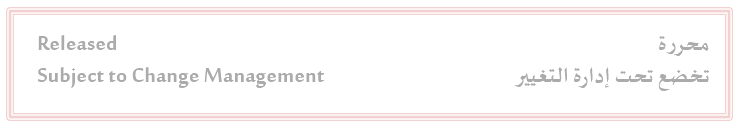
#> input picture assets/teststamp.bmp, 738 x 129 px
$ python -i pdf_operations.py   (imports and definitions only)
#> lines starting #> are read from the running program, lines starting #| are printed output that depends on the picture
### core/constants.py
from __future__ import annotations

from core.utils import resolve_path


# Debounce delay in milliseconds for preview updates
DEBOUNCE_DELAY_MS = 150

# ============================================================
# APPLICATION CONSTANTS
# ============================================================

APP_TITLE = "Madany's PDF Batcher 1.2.1"
WINDOW_WIDTH = 1500
WINDOW_HEIGHT = 900
PROGRESS_DIALOG_WIDTH = 400
PROGRESS_DIALOG_HEIGHT = 130
LEFT_PANEL_MIN_WIDTH = 300
RIGHT_PANEL_MIN_WIDTH = 400
SPLITTER_INITIAL_SIZES = [1000, 400]
NAV_SPINBOX_WIDTH = 65
PAGE_INFO_LABEL_WIDTH = 250
TEXT_INPUT_HEIGHT = 80
PASSWORD_TOGGLE_WIDTH = 45
TREE_SIZE_COLUMN_WIDTH = 60
FILENAME_TRUNCATE_LENGTH = 50
THREAD_SLEEP_PER_FILE = 0.01
THREAD_SLEEP_PER_PAGE = 0.001
PTS_PER_MM = 72.0 / 25.4
DEFAULT_PAPER_KEY = ("A4", "portrait")
OVERWRITE_DIALOG_MIN_WIDTH = 500
OVERWRITE_DIALOG_MIN_HEIGHT = 300
MAX_ERRORS_DISPLAYED = 5
TIMESTAMP_UPDATE_INTERVAL_MS = 1000
STAMP_IMAGE_FILTERS = "Image Files (*.png *.jpg *.jpeg *.bmp);;All Files (*.*)"
PREVIEW_ZOOM_BASE = 1.5
PREVIEW_ZOOM_MIN = 0.25
PREVIEW_ZOOM_MAX = 4.0
PREVIEW_ZOOM_STEP = 0.25
PREVIEW_ZOOM_DEFAULT = 1.0
ZOOM_BTN_WIDTH = 30
ZOOM_LABEL_WIDTH = 50
ZOOM_FIT_BTN_WIDTH = 35
TOGGLE_BTN_WIDTH = 90
CANCEL_BTN_WIDTH = 100
STATUS_LABEL_MIN_HEIGHT = 35

PDF_SAVE_OPTIONS = {"garbage": 0, "deflate": True, "clean": True}

# ============================================================
# PAPER DEFINITIONS
# ============================================================

PAPER_DEFINITIONS = {
    "A3": {
        "portrait": {
            "w": 842,
            "h": 1191,
            "label": "A3 × Portrait",
        },
        "landscape": {
            "w": 1191,
            "h": 842,
            "label": "A3 × Landscape",
        },
    },
    "A4": {
        "portrait": {
            "w": 595,
            "h": 842,
            "label": "A4 × Portrait",
        },
        "landscape": {
            "w": 842,
            "h": 595,
            "label": "A4 × Landscape",
        },
    },
    "A5": {
        "portrait": {
            "w": 420,
            "h": 595,
            "label": "A5 × Portrait",
        },
        "landscape": {
            "w": 595,
            "h": 420,
            "label": "A5 × Landscape",
        },
    },
    "US Letter": {
        "portrait": {
            "w": 612,
            "h": 792,
            "label": "US Letter × Portrait",
        },
        "landscape": {
            "w": 792,
            "h": 612,
            "label": "US Letter × Landscape",
        },
    },
    "US Legal": {
        "portrait": {
            "w": 612,
            "h": 1008,
            "label": "US Legal × Portrait",
        },
        "landscape": {
            "w": 1008,
            "h": 612,
            "label": "US Legal × Landscape",
        },
    },
    "Tabloid": {
        "portrait": {
            "w": 792,
            "h": 1224,
            "label": "Tabloid × Portrait",
        },
        "landscape": {
            "w": 1224,
            "h": 792,
            "label": "Tabloid × Landscape",
        },
    },
    # Generic catch-all for unknown sizes.
    # Dimensions match A4 for visualization purposes in the config dialog.
    "Unknown": {
        "portrait": {
            "w": 595,
            "h": 842,
            "label": "Generic × Portrait",
        },
        "landscape": {
            "w": 842,
            "h": 595,
            "label": "Generic × Landscape",
        },
    },
}

# Tolerance in points when comparing PDF page sizes
DIMENSION_TOLERANCE = 10

# ============================================================
# DERIVED PAPER STRUCTURES
# ============================================================

ALL_PAPER_KEYS: list[tuple[str, str]] = []
KEY_TO_LABEL: dict[tuple[str, str], str] = {}
LABEL_TO_KEY: dict[str, tuple[str, str]] = {}

for family, modes in PAPER_DEFINITIONS.items():
    for mode, info in modes.items():
        key = (family, mode)
        label = info["label"]
        ALL_PAPER_KEYS.append(key)
        KEY_TO_LABEL[key] = label
        LABEL_TO_KEY[label] = key

ALL_PAPER_LABELS = [KEY_TO_LABEL[k] for k in ALL_PAPER_KEYS]

# ============================================================
# POSITION PRESETS
# ============================================================

POSITION_PRESETS = [
    "Top Left", "Top Center", "Top Right",
    "Center Left", "Center", "Center Right",
    "Bottom Left", "Bottom Center", "Bottom Right",
]

# ============================================================
# DEFAULTS
# ============================================================

DEFAULT_TEXT_CONFIG = {
    "font_family": "Arial",
    "bold": False,
    "italic": False,
    "underline": False,
    "strike": False,
    "font_size": 12,
    "pad_x": 3,
    "pad_y": 3,
    "line_gap": 0,
    "text_color": "#000000",
    "text_opacity": 100,
    "bg_color": "#ffff00",
    "bg_opacity": 0,
    "h_margin": 10,
    "v_margin": 10,
    "position": "Top Left",
}

# Timestamp defaults: Explicit definition (not using .copy())
DEFAULT_TIMESTAMP_CONFIG = {
    "font_family": "Arial",
    "bold": False,
    "italic": False,
    "underline": False,
    "strike": False,
    "font_size": 10,
    "pad_x": 3,
    "pad_y": 3,
    "line_gap": 0,
    "text_color": "#000000",
    "text_opacity": 100,
    "bg_color": "#ffff00",
    "bg_opacity": 0,
    "h_margin": 10,
    "v_margin": 10,
    "position": "Bottom Right",
}

TIMESTAMP_FORMATS = [
    ("Full Date", "%A, %B %d, %Y"),                 # Tuesday, December 02, 2025
    ("Full Date Time", "%A, %B %d, %Y %I:%M %p"),   # Tuesday, December 02, 2025 9:36 AM
    ("Long Date Time", "%A, %B %d, %Y %I:%M:%S %p"),# Tuesday, December 02, 2025 9:36:16 AM
    ("Short Date Time", "%m/%d/%Y %I:%M %p"),       # 12/02/2025 9:36 AM
    ("Month Year", "%B %Y"),                        # December 2025
]

DEFAULT_STAMP_CONFIG = {
    "stamp_width_mm": 150.0,
    "stamp_height_mm": 150.0,
    "maintain_aspect": True,
    "stamp_rotation": 90,     # Requested rotation
    "stamp_opacity": 100,
    "h_margin": 10,
    "v_margin": 10,
    "position": "Center Right", # Requested position
}

# ============================================================
# FONT FAMILY DEFINITIONS
# ============================================================

# [21 lines left out: function get_font_families, not called in this run]

# ============================================================
# DEFAULT APP CONFIGURATION
# ============================================================

# These defaults are used when creating a new config.ini file
# or when values are missing from an existing config.
DEFAULT_APP_CONFIG = {
    "General": {
        "default_preset": "",  # Name of preset to auto-load on startup
        # Placeholder for future settings
        # "theme": "system",
        # "language": "en",
        # "auto_save": "false",
    },
    # Placeholder sections for future expansion
    # "Paths": {
    #     "last_input_folder": "",
    #     "last_output_folder": "",
    # },
    # "UI": {
    #     "window_width": "1500",
    #     "window_height": "900",
    #     "splitter_position": "1000",
    # },
}

# ============================================================
# HELPERS
# ============================================================

# [16 lines left out: function detect_paper_key, not called in this run]

# ============================================================
# SUBSTITUTION DEFINITIONS
# ============================================================

SUBSTITUTION_DEFINITIONS = [
    {
        "name": "PartNumber",
        "description": "7-digit Part Identifier",
        "regex": r"(?<!\d)(?P<PartNumber>\d{7})(?=[-\s]|$)",
    },
    {
        "name": "Version",
        "description": "4-Digit Part Version",
        "regex": r"(?<=-)\s*(?P<Version>\d{4})(?=[-\s]|$)",
    },
    {
        "name": "DocType",
        "description": "3-Digit Document Type",
        "regex": r"(?<=-)\s*(?P<DocType>\d{3})(?=[-\s]|$)",
    },
    {
        "name": "TabNumber",
        "description": "2-Digit Tab Number",
        "regex": r"(?<=-)\s*(?P<TabNumber>\d{2})(?=\s|$)",
    },
    {
        "name": "Revision",
        "description": "2-Character Document Revision",
        "regex": r"REV\s+(?P<Revision>[A-Z]{2})(?=\s|$)",
    },
    {
        "name": "Title",
        "description": "Full Part Name",
        "regex": r"REV\s+[A-Z]{2}\s+(?P<Title>.+)$",
    },
    {
        "name": "DocNumber",
        "description": "Full Document Number",
        "regex": r"(?P<DocNumber>\d{7}[-\d]*\s+REV\s+[A-Z]{2})",
    },
]

### core/pdf_operations.py
from __future__ import annotations
from typing import Dict, Set, Tuple, Optional, Any
from PIL import Image, ImageEnhance

import io
import fitz  # PyMuPDF

from core.anchor import compute_anchor_for_pdf
from core.constants import detect_paper_key, PTS_PER_MM


# ------------------------------------------------------------------
# Module-level utilities (shared by preview and batch processing)
# ------------------------------------------------------------------

# [62 lines left out: functions get_page_dim_corrected, resolve_config_for_page, parse_custom_pages, check_page_selection, not called in this run]

# Default constants
DEFAULT_PAD_X = 3
DEFAULT_PAD_Y = 3


class PDFOperations:
    """Handles PDF text insertion using PyMuPDF with optional background, underline, and strike."""

    def __init__(self) -> None:
        # Cache PyMuPDF Font objects by key (fontfile path or base14 name)
        self._font_cache: Dict[str, fitz.Font] = {}

    # ------------------------------------------------------------------
    # Color Helpers
    # ------------------------------------------------------------------
    # [302 lines left out: functions hex_to_rgb, get_font, resolve_font_path, _calculate_vertical_metrics, compute_text_block_metrics, insert_text_with_background and 2 more, not called in this run]

    # ------------------------------------------------------------------
    # Stamp Processing
    # ------------------------------------------------------------------
    def process_stamp_image(
        self,
        stamp_path: str,
        max_pixels: int = 2000, # Increased cap, but utilized differently
        opacity: float = 1.0,
    ) -> bytes:
        """
        Process stamp image and return PNG bytes.
        OPTIMIZED: Faster compression, smarter resizing to prevent memory spikes.
        """
#> called with stamp_path = '../assets/teststamp.bmp', max_pixels = 2000, opacity = 1
        try:
            with Image.open(stamp_path) as img:
#> img is the input picture: PIL image 738x129 RGBA; mean R, G, B, A 251.4, 248.2, 248.2, 44.8
                if img.mode != 'RGBA':
                    img = img.convert('RGBA')

                w, h = img.size
#> w = 738; h = 129

                # --- OPTIMIZATION 1: Smart Resizing ---
                # Only upscale if image is tiny (blurry text).
                # Don't upscale if it's already decent quality (e.g. > 500px).
                # Cap the maximum size to prevent memory crashes.

                target_scale = 1.0
                if w < 1000 or h < 1000:
                    # It's small, let's upscale it to look crisp
                    target_scale = 3.0

                if target_scale > 1.0:
                    # Use premultiplied alpha for clean resizing
                    img = img.convert('RGBa')
#> img: PIL image 738x129 RGBa
                    new_w = int(w * target_scale)
#> new_w = 2214
                    new_h = int(h * target_scale)
#> new_h = 387
                    img = img.resize((new_w, new_h), resample=Image.Resampling.BILINEAR)
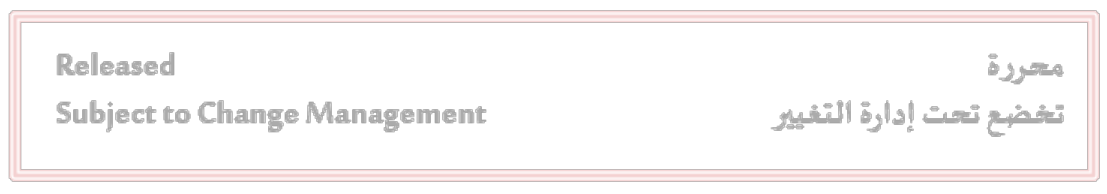
#> img: PIL image 2214x387 RGBa (shown at 1/2 size); mean R, G, B, A 41.3, 38.1, 38.1, 44.8; transparent parts drawn white
                    img = img.convert('RGBA')
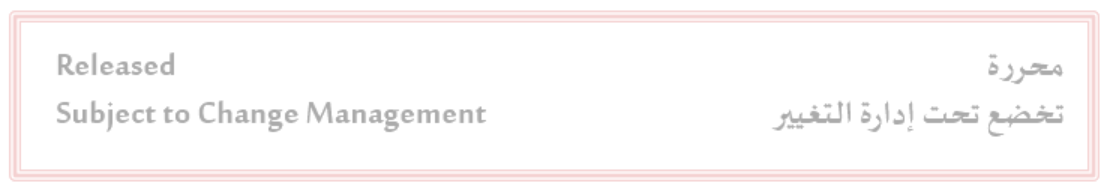
#> img: PIL image 2214x387 RGBA (shown at 1/2 size); mean R, G, B, A 46.7, 43.1, 43.1, 44.8; transparent parts drawn white

                    # Only sharpen if we actually upscaled
                    enhancer = ImageEnhance.Sharpness(img)
                    img = enhancer.enhance(1.2)

                # --- OPTIMIZATION 2: Opacity ---
                if opacity < 1.0:
                    alpha = img.getchannel('A')
                    alpha = alpha.point(lambda p: int(p * opacity))
                    img.putalpha(alpha)

                # --- OPTIMIZATION 3: Speed over Size ---
                # optimize=False: Don't spend CPU trying to make the PNG small
                # compress_level=1: Fast compression (Level 6 is default and slow)
                # The final PDF save will compress it anyway!
                img_buffer = io.BytesIO()
                img.save(
                    img_buffer,
                    format='PNG',
                    optimize=False,
                    compress_level=1
                )
                return img_buffer.getvalue()

        except Exception as e:
            print(f"Error processing stamp image: {e}")
            return b""

    # [90 lines left out: functions insert_stamp_bytes, insert_stamp, get_stamp_dimensions, not called in this run]


class PreparedStamp:
    """
    Pre-processed stamp with lazy caching by opacity.

    Usage:
        # Before batch loop
        prepared_stamp = PreparedStamp(stamp_path, pdf_ops)

        # In loop - automatically caches by opacity
        stamp_bytes = prepared_stamp.get_bytes(opacity)
    """

    # [14 lines left out: functions __init__, get_bytes, not called in this run]

    def clear_cache(self) -> None:
        """Clear the internal cache."""
        self._cache.clear()

>>> result = PDFOperations().process_stamp_image('../assets/teststamp.bmp')
